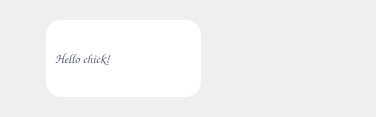
<?xml version="1.0" encoding="UTF-8"?>
<ui version="4.0">
 <class>Form</class>
 <widget class="QWidget" name="Form">
  <property name="geometry">
   <rect>
    <x>0</x>
    <y>0</y>
    <width>376</width>
    <height>117</height>
   </rect>
  </property>
  <property name="windowTitle">
   <string>Form</string>
  </property>
  <layout class="QVBoxLayout" name="verticalLayout">
   <item>
    <widget class="QGroupBox" name="groupBox">
     <property name="styleSheet">
      <string notr="true">QGroupBox{background-colour:transparent;border:0px}</string>
     </property>
     <property name="title">
      <string/>
     </property>
     <layout class="QHBoxLayout" name="horizontalLayout">
      <item>
       <layout class="QVBoxLayout" name="verticalLayout_4">
        <item>
         <widget class="QLabel" name="chat_avatar_yourfriend_label">
          <property name="sizePolicy">
           <sizepolicy hsizetype="Fixed" vsizetype="Fixed">
            <horstretch>0</horstretch>
            <verstretch>0</verstretch>
           </sizepolicy>
          </property>
          <property name="frameShadow">
           <enum>QFrame::Plain</enum>
          </property>
          <property name="text">
           <string/>
          </property>
          <property name="pixmap">
           <pixmap resource="resic.qrc">:/images/user2.png</pixmap>
          </property>
         </widget>
        </item>
        <item>
         <spacer name="verticalSpacer">
          <property name="orientation">
           <enum>Qt::Vertical</enum>
          </property>
          <property name="sizeHint" stdset="0">
           <size>
            <width>20</width>
            <height>40</height>
           </size>
          </property>
         </spacer>
        </item>
       </layout>
      </item>
      <item>
       <layout class="QHBoxLayout" name="horizontalLayout_2">
        <property name="leftMargin">
         <number>0</number>
        </property>
        <item>
         <widget class="QGroupBox" name="groupBox_2">
          <property name="sizePolicy">
           <sizepolicy hsizetype="MinimumExpanding" vsizetype="Preferred">
            <horstretch>0</horstretch>
            <verstretch>0</verstretch>
           </sizepolicy>
          </property>
          <property name="styleSheet">
           <string notr="true">QGroupBox{background-color:white;border-radius:15px }</string>
          </property>
          <property name="title">
           <string/>
          </property>
          <layout class="QVBoxLayout" name="verticalLayout_5">
           <property name="spacing">
            <number>6</number>
           </property>
           <property name="leftMargin">
            <number>9</number>
           </property>
           <property name="topMargin">
            <number>0</number>
           </property>
           <property name="rightMargin">
            <number>9</number>
           </property>
           <property name="bottomMargin">
            <number>0</number>
           </property>
           <item>
            <widget class="QLabel" name="yourfriend_text_label">
             <property name="sizePolicy">
              <sizepolicy hsizetype="Preferred" vsizetype="MinimumExpanding">
               <horstretch>0</horstretch>
               <verstretch>0</verstretch>
              </sizepolicy>
             </property>
             <property name="font">
              <font>
               <family>Comic Sans MS</family>
               <pointsize>10</pointsize>
              </font>
             </property>
             <property name="styleSheet">
              <string notr="true">color:rgba(79,89,111,250);</string>
             </property>
             <property name="text">
              <string>Hello chick!</string>
             </property>
             <property name="wordWrap">
              <bool>true</bool>
             </property>
            </widget>
           </item>
          </layout>
         </widget>
        </item>
        <item>
         <spacer name="horizontalSpacer">
          <property name="orientation">
           <enum>Qt::Horizontal</enum>
          </property>
          <property name="sizeHint" stdset="0">
           <size>
            <width>40</width>
            <height>20</height>
           </size>
          </property>
         </spacer>
        </item>
       </layout>
      </item>
     </layout>
    </widget>
   </item>
  </layout>
 </widget>
 <resources>
  <include location="resic.qrc"/>
 </resources>
 <connections/>
</ui>
